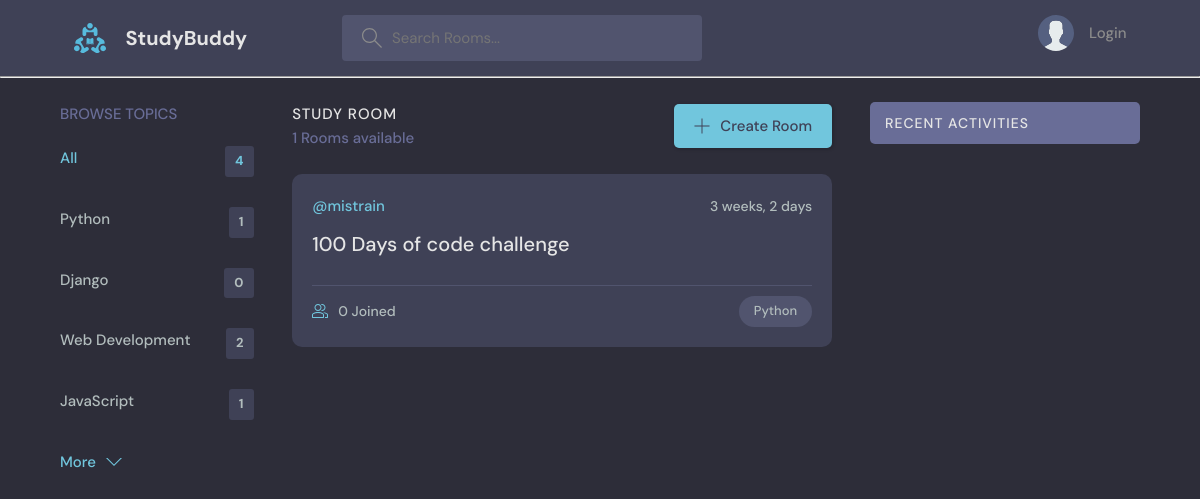
/?q=Python, run on an earlier commit of the app's database.
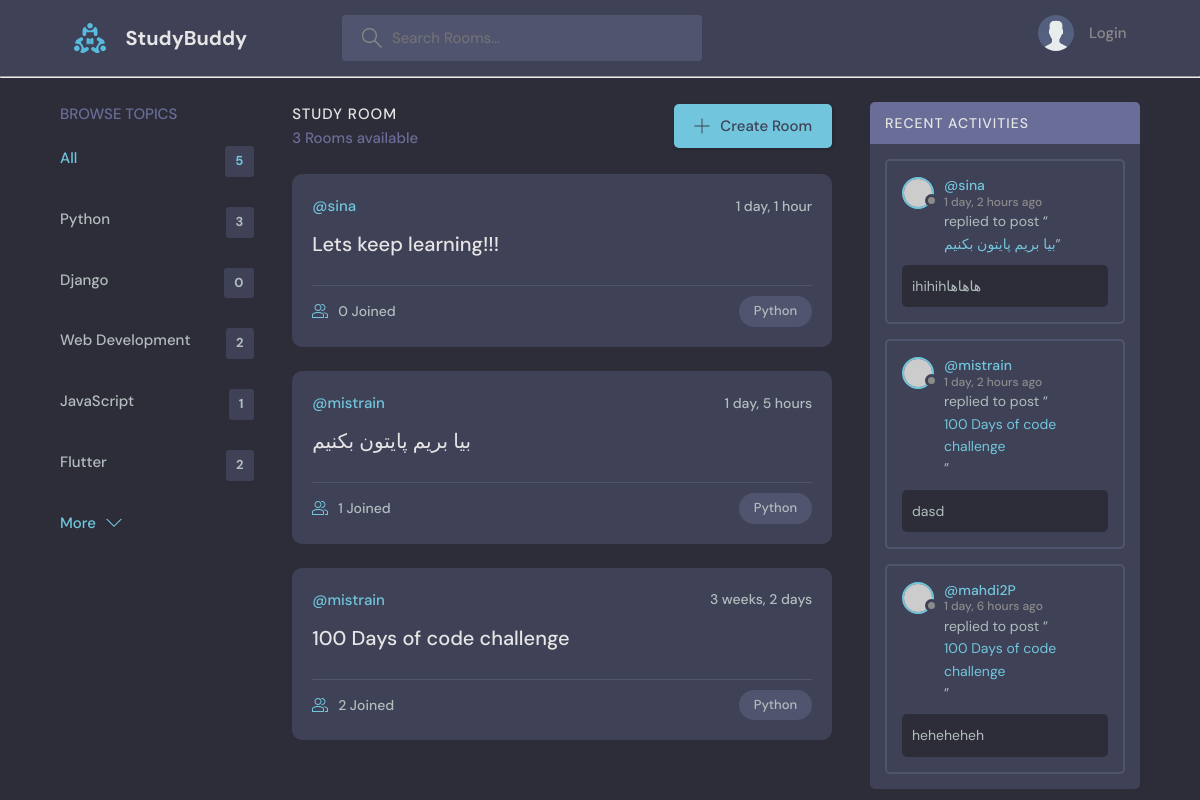
And on a later commit of the database.
### base/models.py (models this page shows, shortened)
class Topic(models.Model):
    name = models.CharField(max_length=200)

class Room(models.Model):
    host = models.ForeignKey(User, on_delete=models.SET_NULL, null=True)
    topic = models.ForeignKey(Topic, on_delete=models.SET_NULL, null=True)
    name = models.CharField(max_length=200)
    description = models.TextField(null=True)
    participants = models.ManyToManyField(User, related_name='participants', blank=True)
    updated = models.DateTimeField(auto_now=True)
    created = models.DateTimeField(auto_now_add=True)
    class Meta:
        ordering = ['-updated', '-created']
    def __str__(self):
        return self.name

class Message(models.Model):
    user = models.ForeignKey(User, on_delete=models.CASCADE)
    room = models.ForeignKey(Room, on_delete=models.CASCADE)
    body = models.TextField()
    updated = models.DateTimeField(auto_now=True)
    created = models.DateTimeField(auto_now_add=True)
    class Meta:
        ordering = ['-updated', '-created']

### base/views.py (the view)
# urls.py: path('', views.home, name="home"),
def home(request):
    q = request.GET.get('q') if request.GET.get('q') != None else ''
    rooms = Room.objects.filter(
        Q(topic__name__icontains=q) |
        Q(name__icontains=q) |
        Q(description__icontains=q)
    )
    topics = Topic.objects.all()[0:5]
    room_count = rooms.count()
    room_messages = Message.objects.filter(Q(room__topic__name__icontains=q))
    context = {'rooms': rooms, 'topics': topics,
               'room_count': room_count, 'room_messages': room_messages}
    return render(request, 'base/home.html', context)

### base/templates/base/home.html (shortened to what this page needs)
{% extends 'main.html' %}
{% block content %}
<main class="layout layout--3">
  <div class="container">
      {% include "base/topics_component.html" %}
    <div class="roomList">
      <div class="roomList__header">
        <div>
          <h2>Study Room</h2>
          <p>{{room_count}} Rooms available</p>
        </div>
        <a class="btn btn--main" href="{% url 'create-room' %}">
          <svg version="1.1" xmlns="http://www.w3.org/2000/svg" width="32" height="32" viewBox="0 0 32 32">
            <title>add</title>
            <path
              d="M16.943 0.943h-1.885v14.115h-14.115v1.885h14.115v14.115h1.885v-14.115h14.115v-1.885h-14.115v-14.115z"
            ></path>
          </svg>
          Create Room
        </a>
      </div>
      {% include "base/feed_component.html" %}
    </div>
      {% include "base/activity_component.html" %}
    </div>
</main>
{% endblock content %}

### base/templates/base/topics_component.html
<div class="topics">
  <div class="topics__header">
    <h2>Browse Topics</h2>
  </div>
  <ul class="topics__list">
    <li>
      <a href="{% url 'home' %}" class="active">All <span>{{topics.count}}</span></a>
    </li>
    {% for topic in topics %}
    <li>
      <a href="{% url 'home' %}?q={{topic.name}}">{{topic.name}}<span>{{topic.room_set.all.count}}</span></a>
    </li>
    {% endfor %}
  </ul>
  <a class="btn btn--link" href="{% url 'topics' %}">
    More
    <svg version="1.1" xmlns="http://www.w3.org/2000/svg" width="32" height="32" viewBox="0 0 32 32">
      <title>chevron-down</title>
      <path d="M16 21l-13-13h-3l16 16 16-16h-3l-13 13z"></path>
    </svg>
  </a>
</div>

### base/templates/base/feed_component.html (shortened to what this page needs)
{% for room in rooms %}
<div class="roomListRoom">
    <div class="roomListRoom__header">
      <a href="{% url 'user-profile' room.host.id %}" class="roomListRoom__author">
        <span>@{{room.host.username}}</span>
      </a>
      <div class="roomListRoom__actions">
        <span>{{room.created|timesince}}</span>
      </div>
    </div>
    <div class="roomListRoom__content">
      <a href="{% url 'room' room.id %}">{{room.name}}</a>
    </div>
    <div class="roomListRoom__meta">
      <a href="{% url 'room' room.id %}" class="roomListRoom__joined">
        {{room.participants.all.count}} Joined
      </a>
      <p class="roomListRoom__topic">{{room.topic.name}}</p>
    </div>
  </div>
{% endfor %}

### base/templates/base/activity_component.html (shortened to what this page needs)
<div class="activities">
  <div class="activities__header">
    <h2>Recent Activities</h2>
  </div>
  {% for message in room_messages %}
  <div class="activities__box">
    <div class="activities__boxHeader roomListRoom__header">
      <a href="{% url 'user-profile' message.user.id %}" class="roomListRoom__author">
        <div class="avatar avatar--small">
          <img src="https://randomuser.me/api/portraits/women/11.jpg" />
        </div>
        <p>
          @{{message.user}}
          <span>{{message.created|timesince}} ago</span>
        </p>
      </a>
    </div>
    <div class="activities__boxContent">
      <p>replied to post “<a href="{% url 'room' message.room.id %}">{{ message.room }}</a>”</p>
      <div class="activities__boxRoomContent">{{message.body}}</div>
    </div>
  </div>
  {% endfor %}
</div>

What changed in the data, as far as the page shows it:
computed for Topic "Python": room_set.all.count "1" → "3"
added Topic: name "Flutter", room_set.all.count "2"
added Room: host.username "sina", created "1 day, 1 hour", name "Lets keep learning!!!", participants.all.count "0", topic.name "Python"
added Room: host.username "mistrain", created "1 day, 5 hours", name "بیا بریم پایتون بکنیم", participants.all.count "1", topic.name "Python"
computed for Room "100 Days of code challenge": participants.all.count "0" → "2"
added Message: user "sina", created "1 day, 2 hours", room "بیا بریم پایتون بکنیم", body "ihihihهاهاها"
added Message: user "mistrain", created "1 day, 2 hours", room "100 Days of code challenge", body "dasd"
added Message: user "mahdi2P", created "1 day, 6 hours", room "100 Days of code challenge", body "heheheheh"
Also different on the page:
{{ topics.count }}: "4" → "5"
{{ room_count }}: "1" → "3"
